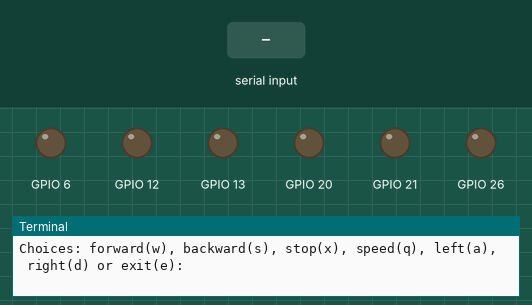
Simulated run of this program. Board: Raspberry Pi (BCM pin numbers). Shown: output pins drawn as LEDs (lit = HIGH), the last lines printed to the terminal. The test bench sets the inputs (shaded band). At 8.8 s the program stops and its outputs stay as they are.

Above: at 1.2 s.
1.3 s: "a" typed at the terminal, then Enter
At 2.5 s:
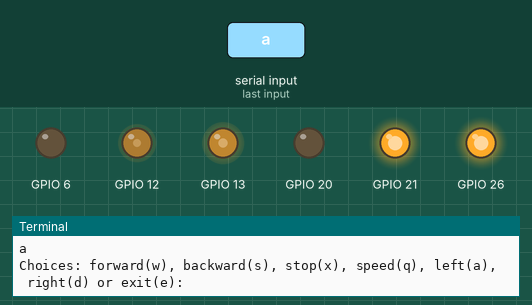
2.8 s: "d" typed at the terminal, then Enter
At 3.6 s:
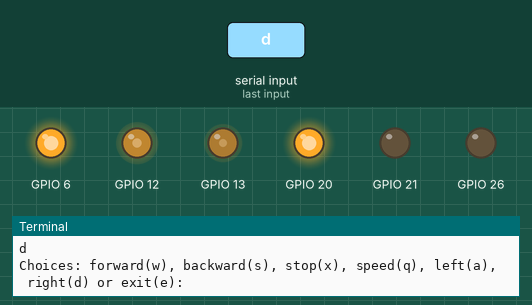
4.3 s: "x" typed at the terminal, then Enter
At 4.8 s:
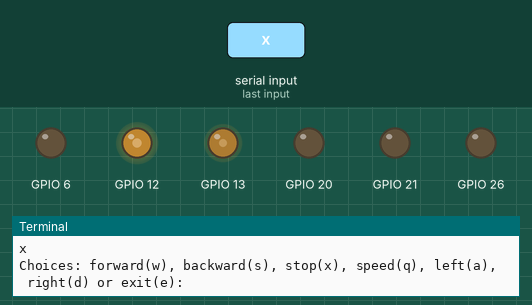
5.8 s: "w" typed at the terminal, then Enter
At 7.0 s:
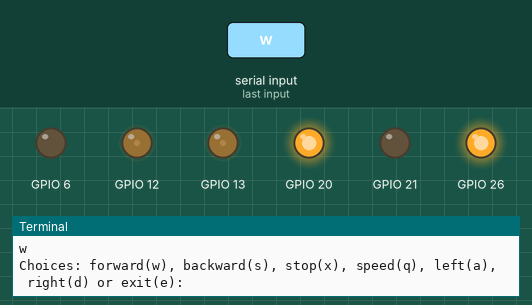
7.3 s: "s" typed at the terminal, then Enter
At 8.2 s:
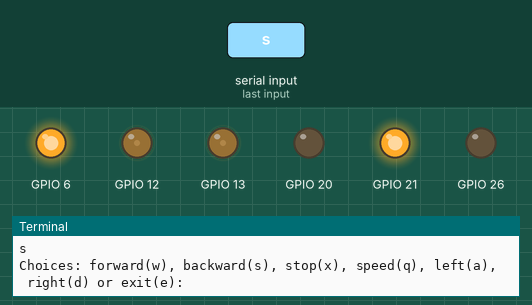
8.8 s: "e" typed at the terminal, then Enter
At 9.4 s:
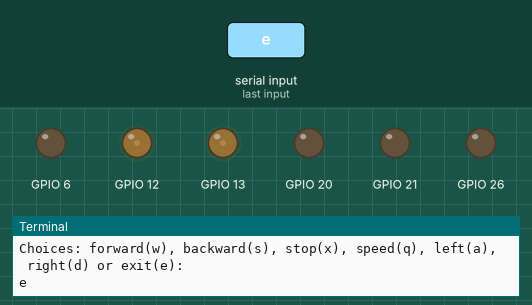
Timing chart, 0 to 10.3 s (numbered marks = the images above; inputs shaded):
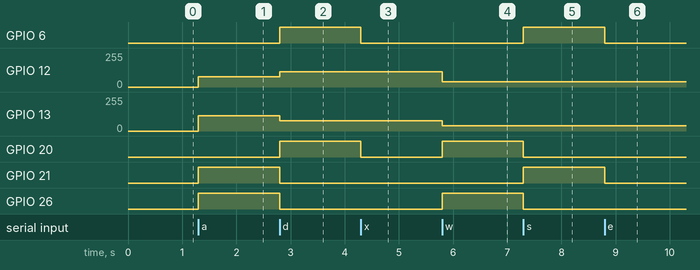

The program:

testmotor.py
```python
import pigpio
import RPi.GPIO as GPIO
import time

class Motor:
    def __init__(self, INA, INB, PWM):
        self.INA = INA
        self.INB = INB
        self.PWM_PIN = PWM

        GPIO.setup(self.INA, GPIO.OUT)
        GPIO.setup(self.INB, GPIO.OUT)

        self.pi = pigpio.pi()
        self.pi.set_mode(self.PWM_PIN, pigpio.OUTPUT)
        self.pi.hardware_PWM(self.PWM_PIN, 10000, 0)

    def forward(self):
        GPIO.output(self.INA, GPIO.HIGH)
        GPIO.output(self.INB, GPIO.LOW)

    def backward(self):
        GPIO.output(self.INA, GPIO.LOW)
        GPIO.output(self.INB, GPIO.HIGH)

    def stop(self):
        GPIO.output(self.INA, GPIO.LOW)
        GPIO.output(self.INB, GPIO.LOW)

    def speed(self, speed):
        # Adjust this formula based on the PWM range supported by pigpio
        self.pi.hardware_PWM(self.PWM_PIN, 10000, speed * 10000)

    def setMotor(self, direction, speed):
        self.speed(speed)
        if direction == "forward":
            self.forward()
        elif direction == "backward":
            self.backward()
        elif direction == "stop":
            self.stop()
        else:
            return

    def stopMotor(self):
        self.stop()
        self.pi.stop()

def main():
    GPIO.setmode(GPIO.BCM)
    myMotor1 = Motor(20, 21, 12)
    myMotor2 = Motor(26, 6, 13)
    speed1 = 0
    direction1 = "stop"
    speed2 = 0
    direction2 = "stop"
    myMotor1.setMotor(direction1, speed1)
    myMotor2.setMotor(direction2, speed2)
    try:
        while True:
            userInput = input("Choices: forward(w), backward(s), stop(x), speed(q), left(a), right(d) or exit(e): ")
            if userInput == "a":
                direction1 = "backward"
                direction2 = "forward"
                speed1 = 30
                speed2 = 45
            elif userInput == "d":
                direction1 = "forward"
                direction2 = "backward"
                speed1 = 45
                speed2 = 30
            elif userInput == "x":
                direction1 = "stop"
                direction2 = "stop"
            elif userInput == "q":
                userInput = int(input("What speed do you like? 0 to 100: "))
                if userInput > 100 or userInput < 0:
                    print("Invalid speed")
                else:
                    speed1 = userInput
                    speed2 = userInput
            elif userInput == "w":
                direction1 = "forward"
                direction2 = "forward"
                speed1 = 15
                speed2 = 15
            elif userInput == "s":
                direction1 = "backward"
                direction2 = "backward"
                speed1 = 15
                speed2 = 15
            elif userInput == "e":
                break
            myMotor1.setMotor(direction1, speed1)
            myMotor2.setMotor(direction2, speed2)
    except KeyboardInterrupt:
        pass
    finally:
        myMotor1.stopMotor()
        myMotor2.stopMotor()
        GPIO.cleanup()

if __name__ == "__main__":
    main()
```

Measured:
- after the input at 1.3 s, GPIO 12: 0/255 → 77/255 at once; GPIO 13: 0/255 → 115/255 at once; GPIO 21, GPIO 26: LOW → HIGH at once
- after the input at 2.8 s, GPIO 6, GPIO 20: LOW → HIGH at once; GPIO 12: 77/255 → 115/255 at once; GPIO 13: 115/255 → 77/255 at once; GPIO 21, GPIO 26: HIGH → LOW at once
- after the input at 4.3 s, GPIO 6, GPIO 20: HIGH → LOW at once
- after the input at 5.8 s, GPIO 12: 115/255 → 38/255 at once; GPIO 13: 77/255 → 38/255 at once; GPIO 20, GPIO 26: LOW → HIGH at once
- after the input at 7.3 s, GPIO 6, GPIO 21: LOW → HIGH at once; GPIO 20, GPIO 26: HIGH → LOW at once
- after the input at 8.8 s, GPIO 6, GPIO 21: HIGH → LOW at once
